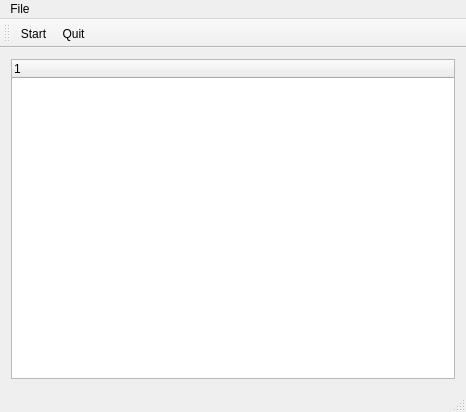
<?xml version="1.0" encoding="UTF-8"?>
<ui version="4.0">
 <class>MainWindow</class>
 <widget class="QMainWindow" name="MainWindow">
  <property name="geometry">
   <rect>
    <x>0</x>
    <y>0</y>
    <width>466</width>
    <height>412</height>
   </rect>
  </property>
  <property name="windowTitle">
   <string>MainWindow</string>
  </property>
  <widget class="QWidget" name="centralWidget">
   <layout class="QVBoxLayout" name="verticalLayout">
    <item>
     <widget class="QTreeWidget" name="treeWidget">
      <column>
       <property name="text">
        <string notr="true">1</string>
       </property>
      </column>
     </widget>
    </item>
   </layout>
  </widget>
  <widget class="QMenuBar" name="menuBar">
   <property name="geometry">
    <rect>
     <x>0</x>
     <y>0</y>
     <width>466</width>
     <height>21</height>
    </rect>
   </property>
   <widget class="QMenu" name="menuArchivo">
    <property name="title">
     <string>File</string>
    </property>
    <addaction name="actionStart"/>
    <addaction name="separator"/>
    <addaction name="actionQuit"/>
   </widget>
   <addaction name="menuArchivo"/>
  </widget>
  <widget class="QToolBar" name="mainToolBar">
   <attribute name="toolBarArea">
    <enum>TopToolBarArea</enum>
   </attribute>
   <attribute name="toolBarBreak">
    <bool>false</bool>
   </attribute>
   <addaction name="actionStart"/>
   <addaction name="actionQuit"/>
  </widget>
  <widget class="QStatusBar" name="statusBar"/>
  <action name="actionStart">
   <property name="text">
    <string>Start</string>
   </property>
  </action>
  <action name="actionQuit">
   <property name="text">
    <string>Quit</string>
   </property>
  </action>
 </widget>
 <layoutdefault spacing="6" margin="11"/>
 <resources/>
 <connections/>
</ui>
